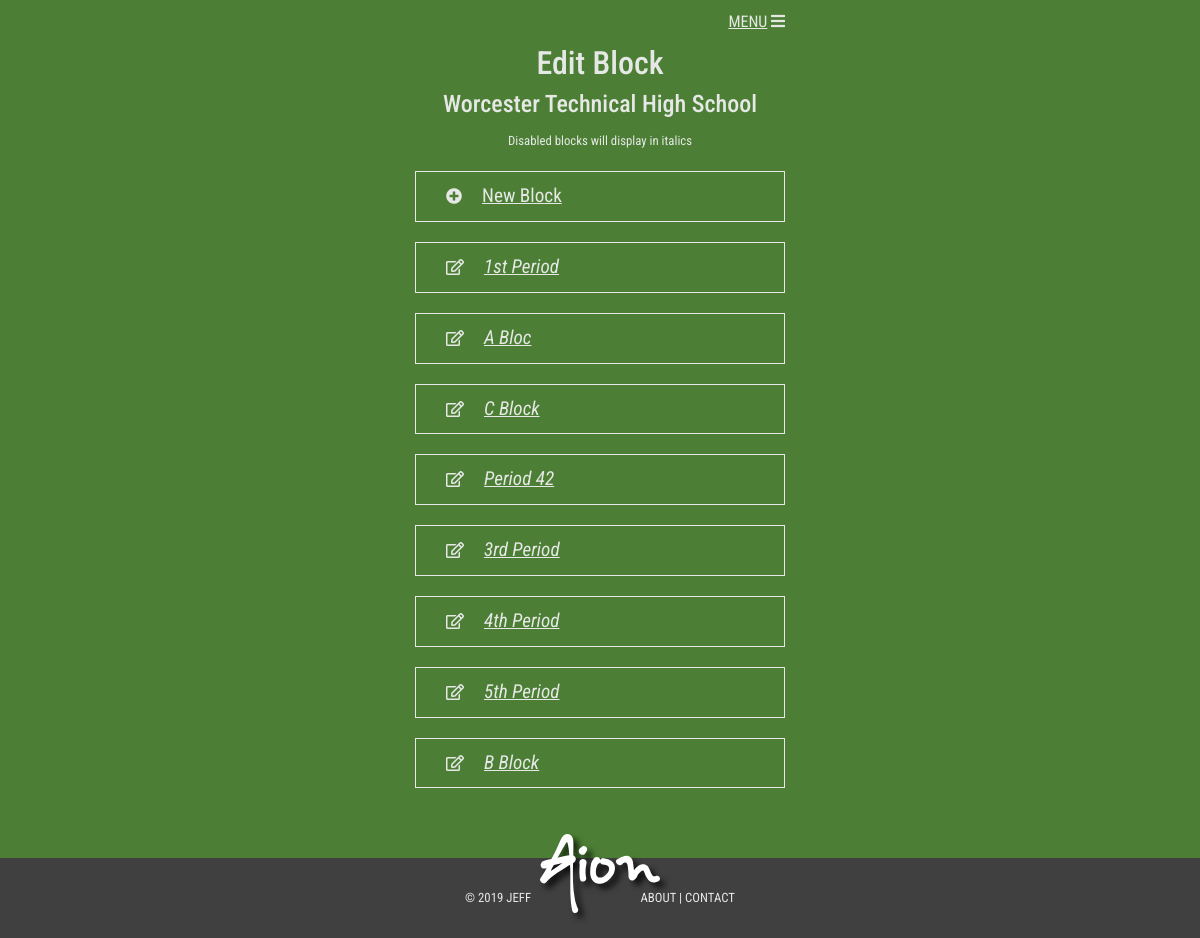
The app's page /edit-blocks/ (signed in) with its own data.
### reservations/models.py (models this page shows, shortened)
class Profile(models.Model):
    user = models.OneToOneField(User, unique=True, null=False, db_index=True, on_delete=models.CASCADE)
    location = models.ForeignKey(School, on_delete = models.SET_NULL, null=True, blank=True)
    organzation = models.ForeignKey(Organization, on_delete=models.SET_NULL, null=True)
    school_admin = models.BooleanField(default=False)
    email_confirmed = models.BooleanField(default=False)

class School(models.Model):
    name = models.CharField(max_length = 200, null=False)
    organzation = models.ForeignKey(Organization, on_delete=models.SET_NULL, null=True)
    def __str__(self):
        return self.name

class TimeBlock(models.Model):
    name = models.CharField(max_length=100, null=False, verbose_name="Block Name")
    sequence = models.IntegerField(null=True, blank=True)
    description = models.CharField(max_length=200, null=True, blank=True)
    school = models.ForeignKey(School, on_delete=models.CASCADE, null=False)
    enabled = models.BooleanField(default=True)
    deleted = models.BooleanField(default=False)
    deleted_on = models.DateField(null=True, blank=True)
    class Meta:
       ordering = ['sequence', 'name', ]

### reservations/views.py (the view)
# urls.py: path('edit-blocks/', views.edit_time_blocks, name='edit_time_blocks'),
@login_required
@user_passes_test(is_school_admin)
def edit_time_blocks(request):
    user_school = request.user.profile.location
    time_blocks = TimeBlock.objects.filter(school=user_school).filter(deleted=False)
    context = {
        'time_blocks':time_blocks,
    }
    return render(request, 'reservations/building_admin/edit_time_blocks.html', context)

### reservations/views.py (called while the page is built)
def is_school_admin(user):
    return user.profile.school_admin

### reservations/templates/reservations/building_admin/edit_time_blocks.html
{% extends 'base.html' %}
{% block content %}
    <h2>Edit Block</h2>
    <h3>{{ request.user.profile.location }}</h3>
    <small class="helper-text">Disabled blocks will display in italics</small>
    <a href="{% url 'new_time_block' %}" class="app-links" tabindex="1">New Block<span class="no-underline"><i class="fas fa-plus-circle"></i></span></a>
    {% if time_blocks %}
        {% for time_block in time_blocks %}
            {% if block.enabled %}
                <a href="{% url 'edit_time_block' time_block.id %}" class="app-links">{{ time_block.name }}<span class="no-underline"><i class="far fa-edit"></i></span></a>
            {% else %}
                <a href="{% url 'edit_time_block' time_block.id %}" class="app-links"><em>{{ time_block.name }}</em><span class="no-underline"><i class="far fa-edit"></i></span></a>
            {% endif %}
        {% endfor %}
    {% else %}
        <p>There are no blocks to edit.</p>
        <p>Create blocks for your building using the link above.</p>
    {% endif %}
{% endblock %}

### reservations/static/aion/style.css (style rules this page uses)
html { position: relative; min-height: 100%; }
body { margin-bottom: 80px; }
body { background-color:#4c7f35; }
h1, h2, h3, h4, h5, h6, p, a, small, button, btn, div, legend { color: #E6E8E6; font-family: "Roboto Condensed", sans-serif; }
h3, legend { font-size:1.5rem; }

### reservations/static/reservations/app-style.css (style rules this page uses)
h2 { font-size: 2rem; color: #E6E8E6; }
.helper-text { color: #E6E8E6; padding:5px; }
i { font-style: normal; }
.app-links { display: block; color: #E6E8E6; border:#E6E8E6 solid 1px; text-align: left; text-decoration: underline; text-transform: capitalize; font-size: 1.2rem; padding: 10px 20px; margin: 20px auto; }
.app-links>span { float:left; margin-right: 20px; }
.no-underline { text-decoration:none; display: inline-block; }
.app-links i { margin-left: 10px; font-size: 1rem; }
a { color: #E6E8E6; text-decoration: underline; }

### records on screen
TimeBlock: name "1st Period"
TimeBlock: name "A Bloc"
TimeBlock: name "C Block"
TimeBlock: name "Period 42"
TimeBlock: name "3rd Period"
TimeBlock: name "4th Period"
TimeBlock: name "5th Period"
TimeBlock: name "B Block"

### other values on screen
{{ request.user.profile.location }} "Worcester Technical High School"
